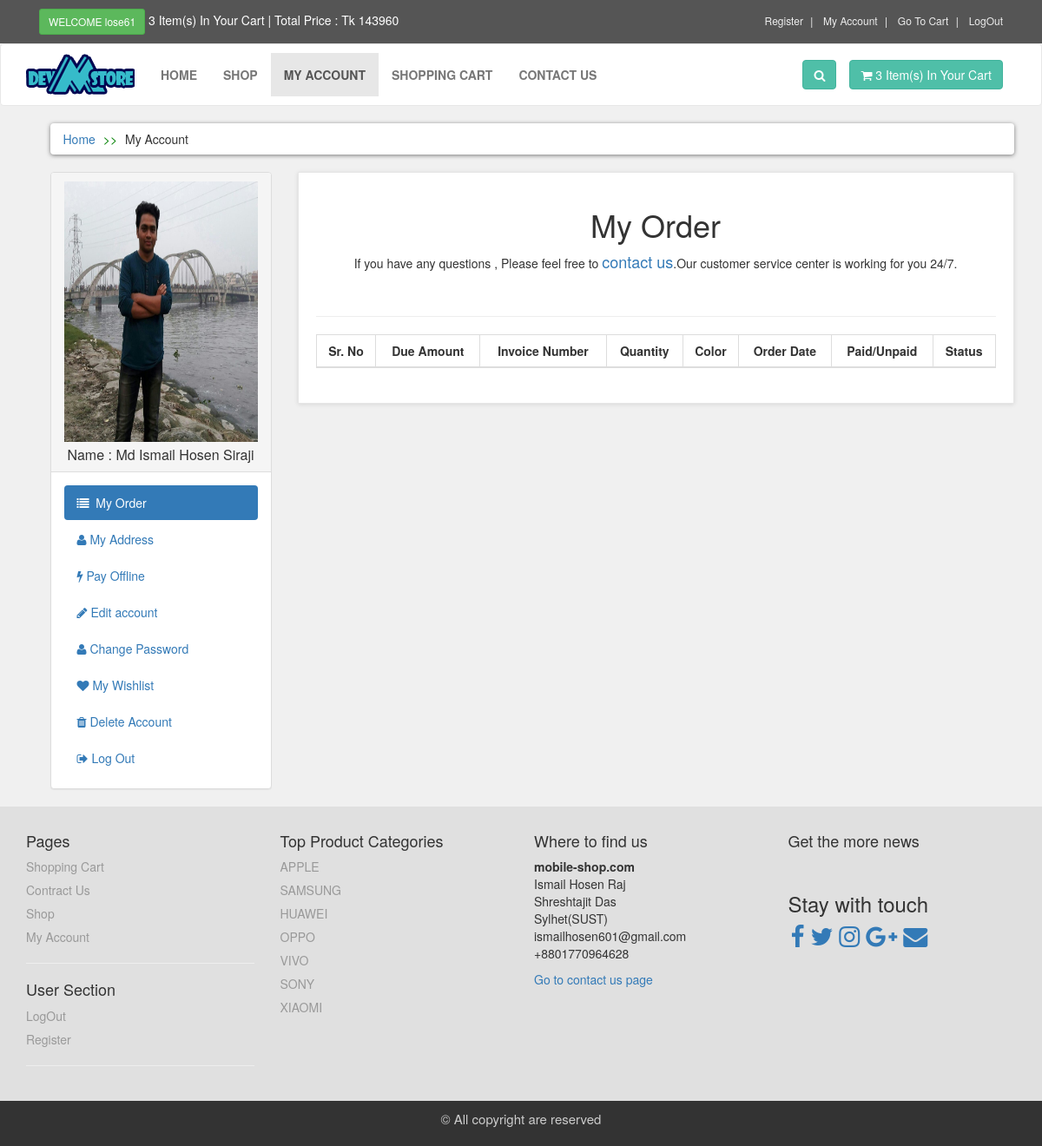
The page /customer/my_account.php?my_order (signed in) on the database as committed earlier.
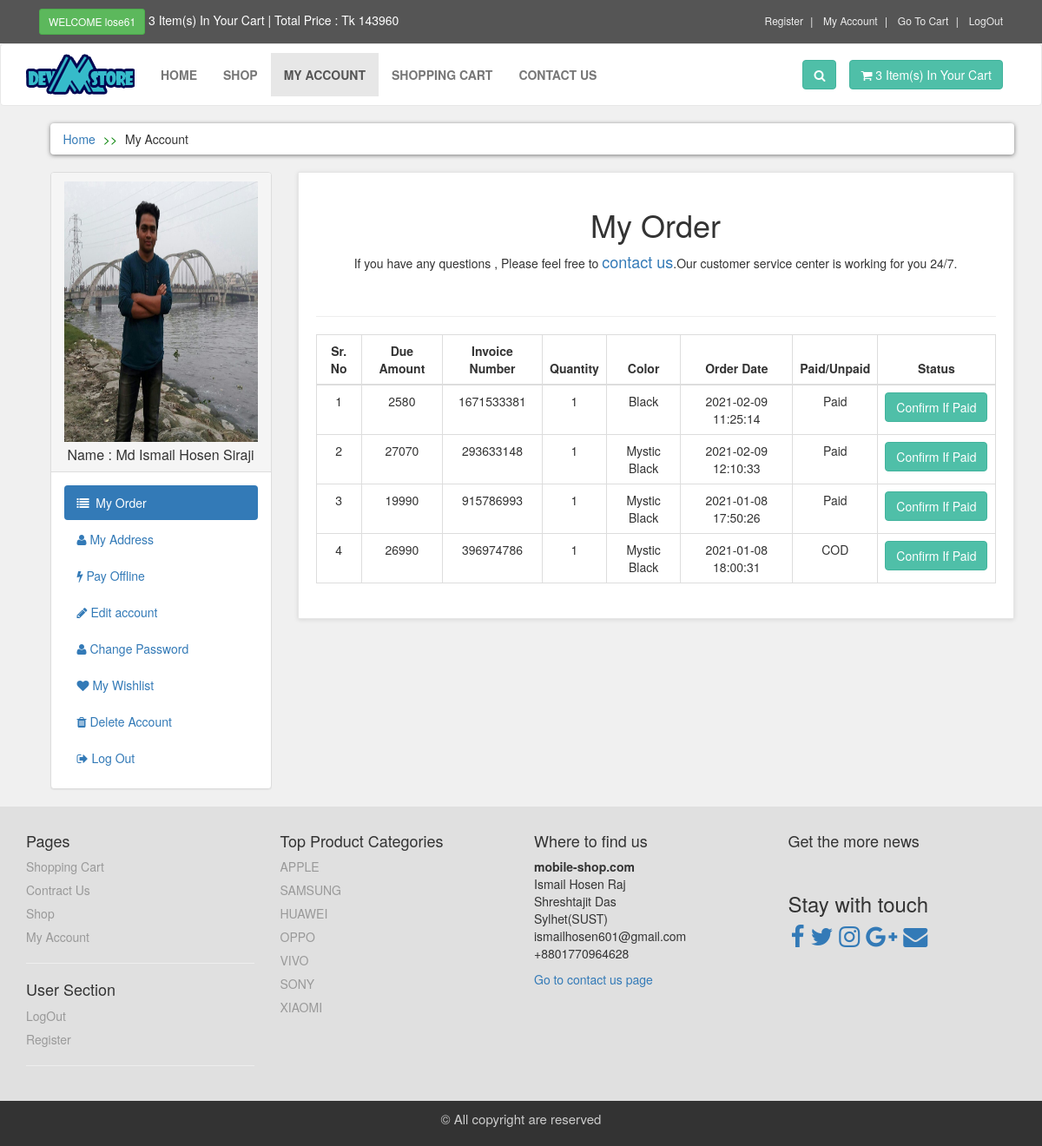
The same page on the database as committed later.
### tables this page shows
CREATE TABLE IF NOT EXISTS `customer` (
  `customer_id` int(5) NOT NULL AUTO_INCREMENT,
  `customer_name` tinytext DEFAULT NULL,
  `customer_email` varchar(50) DEFAULT NULL,
  `customer_phone` int(11) DEFAULT NULL,
  `customer_username` varchar(50) DEFAULT NULL,
  `customer_password` varchar(50) DEFAULT NULL,
  `customer_division` varchar(30) DEFAULT NULL,
  `customer_district` varchar(40) DEFAULT NULL,
  `customer_thana` varchar(30) DEFAULT NULL,
  `customer_address` varchar(500) DEFAULT NULL,
  `customer_image` tinytext DEFAULT NULL,
  `customer_ip_address` tinytext DEFAULT NULL,
  `customer_shipping_address` text DEFAULT NULL,
  `status_` int(1) NOT NULL,
  PRIMARY KEY (`customer_id`),
  UNIQUE KEY `customer_email` (`customer_email`,`customer_phone`,`customer_username`)
);

CREATE TABLE IF NOT EXISTS `product_categories` (
  `p_cat_id` int(5) NOT NULL AUTO_INCREMENT,
  `p_cat_title` tinytext DEFAULT NULL,
  `p_cat_description` text DEFAULT NULL,
  PRIMARY KEY (`p_cat_id`)
);

CREATE TABLE IF NOT EXISTS `customer_order` (
  `order_id` int(10) NOT NULL AUTO_INCREMENT,
  `customer_id` int(5) DEFAULT NULL,
  `due_amount` int(10) DEFAULT NULL,
  `invoice_number` int(10) DEFAULT NULL,
  `product_quantity` int(3) DEFAULT NULL,
  `product_color` tinytext DEFAULT NULL,
  `order_date` timestamp NOT NULL DEFAULT current_timestamp() ON UPDATE current_timestamp(),
  `order_status` tinytext DEFAULT NULL,
  `p_id` int(5) DEFAULT NULL,
  PRIMARY KEY (`order_id`),
  KEY `customer_id` (`customer_id`),
  KEY `p_id` (`p_id`)
);

### customer/my_order.php (the view)
<div class="box">
    <center>
        <h1>My Order</h1>
        <p>If you have any questions , Please feel free to <a  style="font-size: 18px;" href="../contact.php">contact us</a>.Our customer
                                    service center is working for you 24/7.
        </p>
    </center>
    <br><hr>
    <div class="table-responsive order-table">
        <table class="table table-bordered table-hover">
            <thead>
                <tr>
                    <th>Sr. No</th>
                    <th>Due Amount</th>
                    <th>Invoice Number</th>
                    <th>Quantity</th>
                    <th>Color</th>
                    <th>Order Date</th>
                    <th>Paid/Unpaid</th>
                    <th>Status</th>
                </tr>
            </thead>
            <tbody>
                <?php
                    $customer_username = $_SESSION['customer_username'];
                    $get_customer = "select customer_id from customer where customer_username = '$customer_username'";
                    $run_get_customer = mysqli_query($db,$get_customer);
                    $row_customer = mysqli_fetch_array($run_get_customer);
                    $customer_id = $row_customer['customer_id'];
                    $get_customer_product = "select * from customer_order where customer_id = '$customer_id'";
                    $run_get_customer_product = mysqli_query($db,$get_customer_product);
                    $sl=0;
                    while($row_customer_order = mysqli_fetch_array($run_get_customer_product)){
                        $order_id = $row_customer_order['order_id'];
                        $due_amount = $row_customer_order['due_amount'];
                        $invoice_number = $row_customer_order['invoice_number'];
                        $product_quantity = $row_customer_order['product_quantity'];
                        $product_color = $row_customer_order['product_color'];
                        $order_date  = $row_customer_order['order_date'];
                        $order_status = substr($row_customer_order['order_status'],0,11);
                        $sl++;
                        if($order_status == 'pending'){
                            $order_status = "Unpaid";
                        }
                        if($order_status == 'COD'){
                            $order_status = "COD";
                        }
                        else{
                            $order_status = "Paid";
                        }
                ?>
                <tr>
                    <td class="text-center"><?php echo $sl ?></td>
                    <td class="text-center"><?php echo $due_amount ?></td>
                    <td class="text-center"><?php echo $invoice_number ?></td>
                    <td class="text-center"><?php echo $product_quantity ?></td>
                    <td class="text-center"><?php echo $product_color ?></td>
                    <td class="text-center"><?php echo $order_date ?></td>
                    <td class="text-center"><?php echo $order_status ?></td>
                    <?php
                        if($order_status=='Paid'){
                            echo "<td>
                            <a class='btn btn-primary' onclick='return false;' target='_blank' href='confirm.php?order_id=$order_id'>Confirm If Paid</a>
                            </td>";
                        }
                        else{
                            echo "<td>
                            <a class='btn btn-primary' target='_blank' href='confirm.php?order_id=$order_id'>Confirm If Paid</a>
                            </td>";
                        }
                    ?>
                </tr>
                <?php } ?>
            </tbody>
        </table>
    </div>
</div>

### customer/includes/sidebar.php
<div class="panel panel-default sidebar-menu">
    <?php
        $customer_username = $_SESSION['customer_username'];
        $select_customer = "select customer_image,customer_name from customer where customer_username = '$customer_username'";
        $run_customer = mysqli_query($db,$select_customer);
        $row = mysqli_fetch_array($run_customer);
        $customer_image = $row['customer_image'];
        $customer_name = $row['customer_name'];
    ?>
    <div class="panel-heading">
        <center >
            <img src="customer_images/upload/<?php echo $customer_image?>" class="img-responsive"  style="height: 300px;">
        </center>
        <h3 align="center" class=" panel-title" style="margin-top: 6px;">
            Name : <?php echo $customer_name ?>
        </h3>
    </div>
    <div class="panel-body">
        <ul class="nav nav-pills nav-stacked">
            <li class="
                <?php if(isset($_GET['my_order']))
                    {
                        echo "active";
                    }
                ?>
            ">
                <a href="my_account.php?my_order"><i class="fa fa-list"></i>&nbsp; My Order</a>
            </li>
            <li class="
                <?php if(isset($_GET['my_address']))
                    {
                        echo "active";
                    }
                ?>
            ">
                <a href="my_account.php?my_address"><i class="fa fa-user"></i>&nbsp;My Address</a>
            </li>
            <li class="
                <?php if(isset($_GET['pay_offline']))
                    {
                        echo "active";
                    }
                ?>
            ">
                <a href="my_account.php?pay_offline"><i class="fa fa-bolt"></i>&nbsp;Pay Offline</a>
            </li>
            <li class="
                    <?php
                        if(isset($_GET['edit_account']))
                        {
                            echo "active";
                        }
                    ?>
            ">
                <a href="my_account.php?edit_account"><i class="fa fa-pencil"></i>&nbsp;Edit account</a>
            </li>
            <li class="
                    <?php
                        if(isset($_GET['change_password']))
                        {
                            echo "active";
                        }
                    ?>
            ">
                <a href="my_account.php?change_password"><i class="fa fa-user"></i>&nbsp;Change Password</a>
            </li>
            <li class="
                    <?php
                        if(isset($_GET['my_wishlist']))
                        {
                            echo "active";
                        }
                    ?>
            ">
                <a href="my_account.php?my_wishlist"><i class="fa fa-heart"></i>&nbsp;My Wishlist</a>
            </li>
            <li class="
                    <?php
                        if(isset($_GET['delete_account']))
                        {
                            echo "active";
                        }
                    ?>
            ">
                <a href="my_account.php?delete_account"><i class="fa fa-trash"></i>&nbsp;Delete Account</a>
            </li>
            <li class="
                    <?php
                        if(isset($_GET['logout']))
                        {
                            echo "active";
                        }
                    ?>
            ">
                <a href="../logout.php"><i class="fa fa-sign-out"></i>&nbsp;Log Out</a>
            </li>
        </ul>
    </div>
</div>

### customer/includes/footer.php
<?php
    include("includes/db.php");
?>
<div id="footer">
    <div class="container">
        <div class="row">
            <div class="col-sm-6 col-md-3">
                <h4>Pages</h4>
                <ul>
                    <li><a href="../cart.php">Shopping Cart</a></li>
                    <li><a href="../contact.php">Contract Us</a></li>
                    <li><a href="../shop.php">Shop</a></li>
                    <li><a href="my_account.php?my_order">My Account</a></li>
                </ul>
                <hr>
                <h4>User Section</h4>
                <ul>
                    <li>
                        <?php
                            if(!isset($_SESSION['customer_username'])){
                                echo " <a href='../checkout.php'>Login</a> ";
                            }
                            else{
                                echo " <a href='../logout.php'>LogOut</a> ";
                            }
                        ?>
                    </li>
                    <li><a href="../customer_register.php">Register</a></li>
                    <hr>
                </ul>
            </div>
            <div class="col-sm-6 col-md-3">
                <h4>Top Product Categories</h4>
                <ul>
                    <?php
                        $get_top_pro_cat = "select * from product_categories LIMIT 0,7";
                        $run_top_pro_cat = mysqli_query($con,$get_top_pro_cat);
                        while ($row_top_pro_cat = mysqli_fetch_array($run_top_pro_cat)) {
                            $top_pro_cat_id = $row_top_pro_cat['p_cat_id'];
                            $top_pro_cat_title = $row_top_pro_cat['p_cat_title'];
                            echo "
                                <li><a href='../shop.php?p_cat_id=$top_pro_cat_id'>$top_pro_cat_title</a></li>
                            ";
                        }
                    ?>
                </ul>
            </div>
            <div class="col-sm-6 col-md-3">
                <h4>Where to find us</h4>
                <p>
                    <strong>mobile-shop.com</strong>
                    <br>Ismail Hosen Raj
                    <br>Shreshtajit Das
                    <br>Sylhet(SUST)
                    <br>ismailhosen601@gmail.com
                    <br>+8801770964628
                </p>
                <a href="../contact.php">Go to contact us page</a>
            </div>
            <div class="col-sm-6 col-md-3">
                <h4>Get the more news</h4><br>
                <h3>Stay with touch</h3>
                <div class="social_link">
                    <a href="https://www.facebook.com/hosen61" target="_blank"><i class="fa fa-facebook fa-2x" aria-hidden="true"></i></a>
                    <a href=""><i class="fa fa-twitter fa-2x" aria-hidden="true"></i></a>
                    <a href=""><i class="fa fa-instagram fa-2x" aria-hidden="true"></i></a>
                    <a href=""><i class="fa fa-google-plus fa-2x" aria-hidden="true"></i></a>
                    <a href=""><i class="fa fa-envelope fa-2x" aria-hidden="true"></i></a>
                </div>
            </div>
        </div>
    </div>
</div>
<div id="copyright">
    <div class="container">
        <div class="col-md-12">
            <p>&copy;&nbsp;All copyright are reserved</p>
        </div>
    </div>
</div>

Rows that differ between the two databases and show on the page:
added customer_order: due_amount "2580", invoice_number "1671533381", product_quantity "1", product_color "Black", order_date "2021-02-09 11:25:14", order_status "Paid"
added customer_order: due_amount "27070", invoice_number "293633148", product_quantity "1", product_color "Mystic Black", order_date "2021-02-09 12:10:33", order_status "Paid"
added customer_order: due_amount "19990", invoice_number "915786993", product_quantity "1", product_color "Mystic Black", order_date "2021-01-08 17:50:26", order_status "Paid"
added customer_order: due_amount "26990", invoice_number "396974786", product_quantity "1", product_color "Mystic Black", order_date "2021-01-08 18:00:31", order_status "COD"
